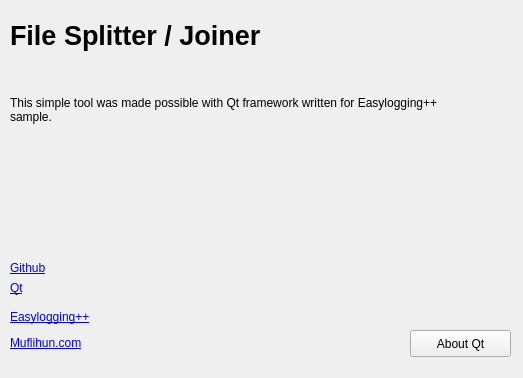
<?xml version="1.0" encoding="UTF-8"?>
<ui version="4.0">
 <class>About</class>
 <widget class="QWidget" name="About">
  <property name="geometry">
   <rect>
    <x>0</x>
    <y>0</y>
    <width>523</width>
    <height>378</height>
   </rect>
  </property>
  <property name="windowTitle">
   <string>Form</string>
  </property>
  <widget class="QLabel" name="labelTitle">
   <property name="geometry">
    <rect>
     <x>10</x>
     <y>0</y>
     <width>291</width>
     <height>71</height>
    </rect>
   </property>
   <property name="font">
    <font>
     <pointsize>20</pointsize>
     <weight>75</weight>
     <bold>true</bold>
    </font>
   </property>
   <property name="text">
    <string>File Splitter / Joiner</string>
   </property>
  </widget>
  <widget class="QLabel" name="label">
   <property name="geometry">
    <rect>
     <x>10</x>
     <y>300</y>
     <width>221</width>
     <height>61</height>
    </rect>
   </property>
   <property name="text">
    <string>&lt;html&gt;&lt;head/&gt;&lt;body&gt;&lt;p&gt;&lt;a href=&quot;http://labs.muflihun.com/easyloggingpp&quot;&gt;&lt;span style=&quot; text-decoration: underline; color:#0000ff;&quot;&gt;Easylogging++&lt;/span&gt;&lt;/a&gt;&lt;/p&gt;&lt;p&gt;&lt;a href=&quot;http://muflihun.com&quot;&gt;&lt;span style=&quot; text-decoration: underline; color:#0000ff;&quot;&gt;Muflihun.com&lt;/span&gt;&lt;/a&gt;&lt;/p&gt;&lt;/body&gt;&lt;/html&gt;</string>
   </property>
  </widget>
  <widget class="QLabel" name="label_2">
   <property name="geometry">
    <rect>
     <x>10</x>
     <y>260</y>
     <width>61</width>
     <height>17</height>
    </rect>
   </property>
   <property name="text">
    <string>&lt;html&gt;&lt;head/&gt;&lt;body&gt;&lt;p&gt;&lt;a href=&quot;https://github.com/muflihun/easyloggingpp&quot;&gt;&lt;span style=&quot; text-decoration: underline; color:#0000ff;&quot;&gt;Github&lt;/span&gt;&lt;/a&gt;&lt;/p&gt;&lt;/body&gt;&lt;/html&gt;</string>
   </property>
  </widget>
  <widget class="QLabel" name="label_3">
   <property name="geometry">
    <rect>
     <x>10</x>
     <y>280</y>
     <width>71</width>
     <height>17</height>
    </rect>
   </property>
   <property name="text">
    <string>&lt;html&gt;&lt;head/&gt;&lt;body&gt;&lt;p&gt;&lt;a href=&quot;http://qt.io&quot;&gt;&lt;span style=&quot; text-decoration: underline; color:#0000ff;&quot;&gt;Qt&lt;/span&gt;&lt;/a&gt;&lt;/p&gt;&lt;/body&gt;&lt;/html&gt;</string>
   </property>
  </widget>
  <widget class="QLabel" name="label_4">
   <property name="geometry">
    <rect>
     <x>10</x>
     <y>50</y>
     <width>471</width>
     <height>121</height>
    </rect>
   </property>
   <property name="text">
    <string>&lt;html&gt;&lt;head/&gt;&lt;body&gt;&lt;p&gt;This simple tool was made possible with Qt framework written for Easylogging++ sample.&lt;/p&gt;&lt;/body&gt;&lt;/html&gt;</string>
   </property>
   <property name="wordWrap">
    <bool>true</bool>
   </property>
  </widget>
  <widget class="QPushButton" name="pushButton">
   <property name="geometry">
    <rect>
     <x>410</x>
     <y>330</y>
     <width>101</width>
     <height>27</height>
    </rect>
   </property>
   <property name="text">
    <string>About Qt</string>
   </property>
  </widget>
  <widget class="QLabel" name="el_info">
   <property name="geometry">
    <rect>
     <x>10</x>
     <y>150</y>
     <width>471</width>
     <height>91</height>
    </rect>
   </property>
   <property name="text">
    <string/>
   </property>
  </widget>
 </widget>
 <resources/>
 <connections/>
</ui>
